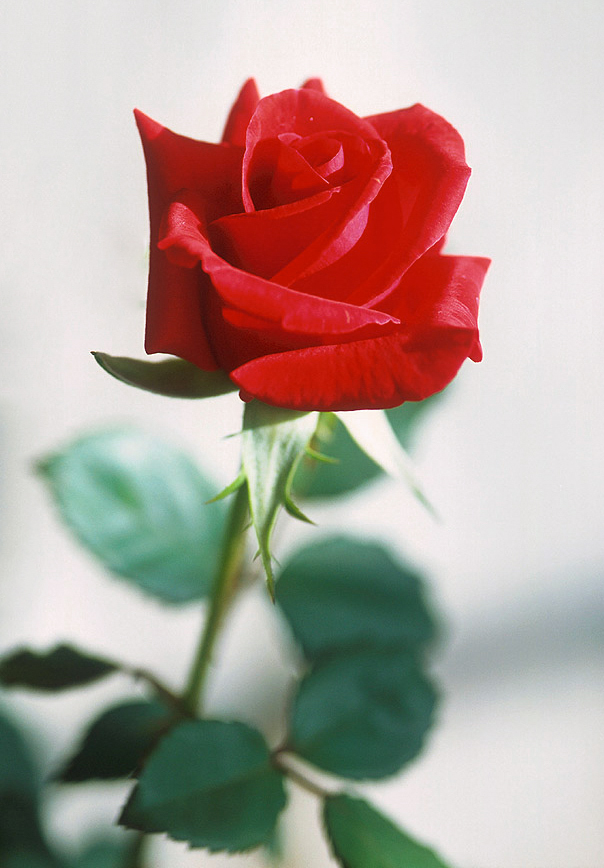
#> input picture red_rose.jpg, 604 x 868 px, found by its file name
$ python 4.py
#> lines starting #> are read from the running program, lines starting #| are printed output that depends on the picture
import cv2

img_grey = cv2.imread(r"C:\Users\Student\Desktop\testowanie\red_rose.jpg",cv2.IMREAD_GRAYSCALE)
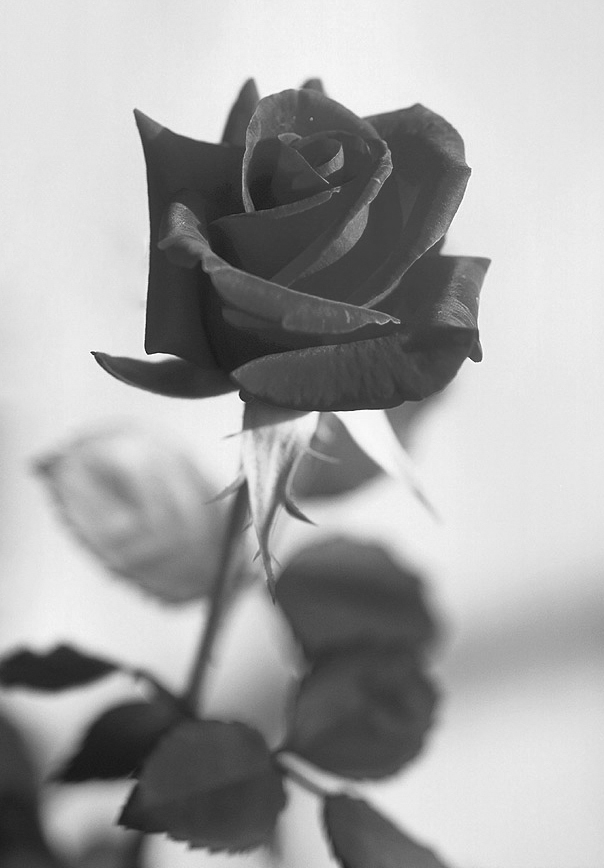
#> img_grey: shape (868, 604); min 17, max 255, mean 165.4
path = r"C:\Users\Student\Desktop\testowanie\gray_rose.jpg"
cv2.imwrite(path, img_grey)
print(f"Obraz zapisany w  {path}")
